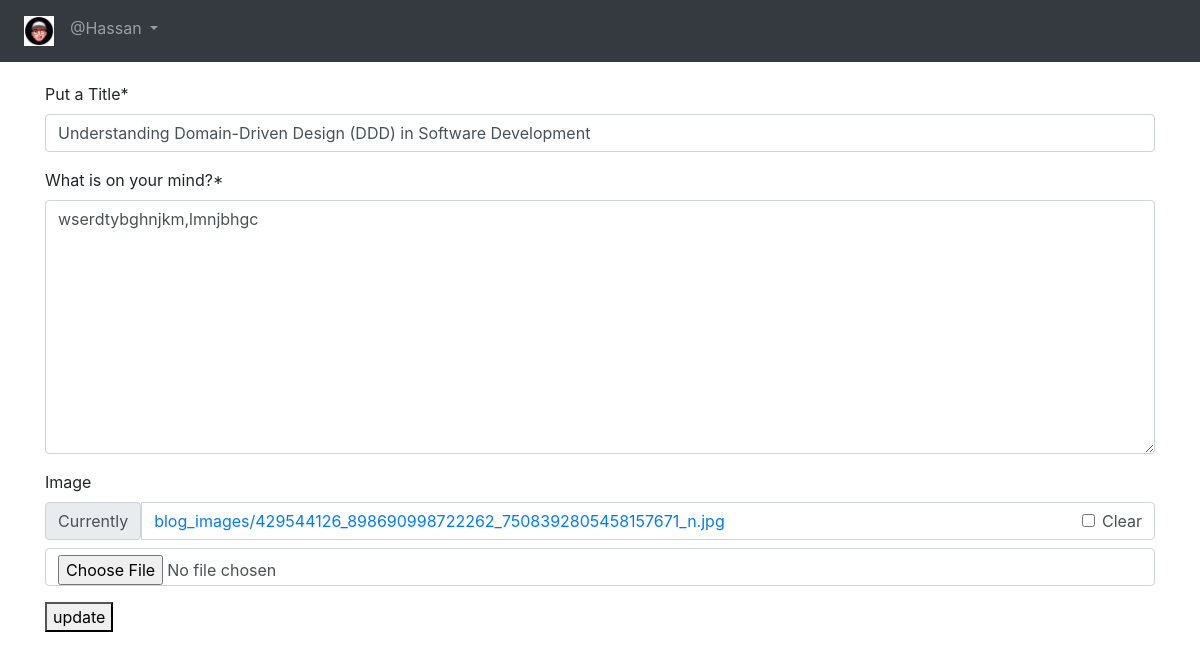
The page /blog/edit/6/ (signed in) on the database its author committed.
### App_Blog/models.py (models this page shows, shortened)
class Blog(models.Model):
    author = models.ForeignKey(User, on_delete=models.CASCADE, related_name='post_author')
    blog_title = models.CharField(max_length=264, verbose_name = "Put a Title")
    slug = models.SlugField(max_length=264, unique=True)
    blog_content = models.TextField(verbose_name="What is on your mind?")
    blog_image = models.ImageField(upload_to='blog_images', verbose_name=("Image"), null=True, blank=True)
    publish_date = models.DateTimeField(auto_now_add =True)
    update_date = models.DateTimeField(auto_now=True)
    class Meta:
        ordering = ('-publish_date',)

### App_Blog/views.py (the view, shortened to what this page needs)
# urls.py: path('edit/<pk>/', views.UpdateBlog.as_view( ), name='edit_blog'),
class UpdateBlog(LoginRequiredMixin, UpdateView):
    model = Blog
    fields = ('blog_title', 'blog_content', 'blog_image')
    template_name = 'App_Blog/edit_blog.html'

### templates/App_Blog/edit_blog.html (shortened to what this page needs)
{% extends 'base.html' %}
{% load crispy_forms_tags %}
{% block content %}
{% if blog.author == user %}
<form action="" method="POST">
    {{form|crispy}}
    <button type="submit" name="button" class="">update</button>
    {% else %}
    <p>Your are not allowed to view this page. 404  </p>
</form>
{% endif %}
{% endblock content %}

### templates/base.html (shortened to what this page needs)
<!DOCTYPE html>
<html lang="en">
<head>
    <link rel="stylesheet" href="https://cdn.jsdelivr.net/npm/bootstrap@4.6.2/dist/css/bootstrap.min.css">
    <link rel="stylesheet" href="https://cdnjs.cloudflare.com/ajax/libs/font-awesome/4.7.0/css/font-awesome.min.css">
    {% load static %}
    <link rel="stylesheet" href="{% static 'css/style.css' %}">
</head>
<body>
    <nav class="navbar navbar-expand-sm bg-dark navbar-dark">
        <ul class="navbar-nav">
            <li class="nav-item active">
                <a class="nav-link" href="{% url 'index' %}">
                    <img src="/media/profile_pics/cartorn.jpg" alt="" width="30px">
                </a>
            </li>
            {% if user.is_authenticated %}
            <div class="nav-item dropdown">
                <a class="nav-link dropdown-toggle" href="#" id="navbardrop" data-toggle="dropdown">
                    @{{user.username}}
                </a>
            </div>
            {% endif %}
        </ul>
    </nav>
    <div class="container" style="padding-top: 20px;">
        {% block content %}
        {% endblock content %}
    </div>
</body>
</html>

### rows shown on the page
Blog: blog_title "Understanding Domain-Driven Design (DDD) in Software Development", blog_content "wserdtybghnjkm,lmnjbhgc"

### other values the page prints
{{ user.username }} "Hassan"
